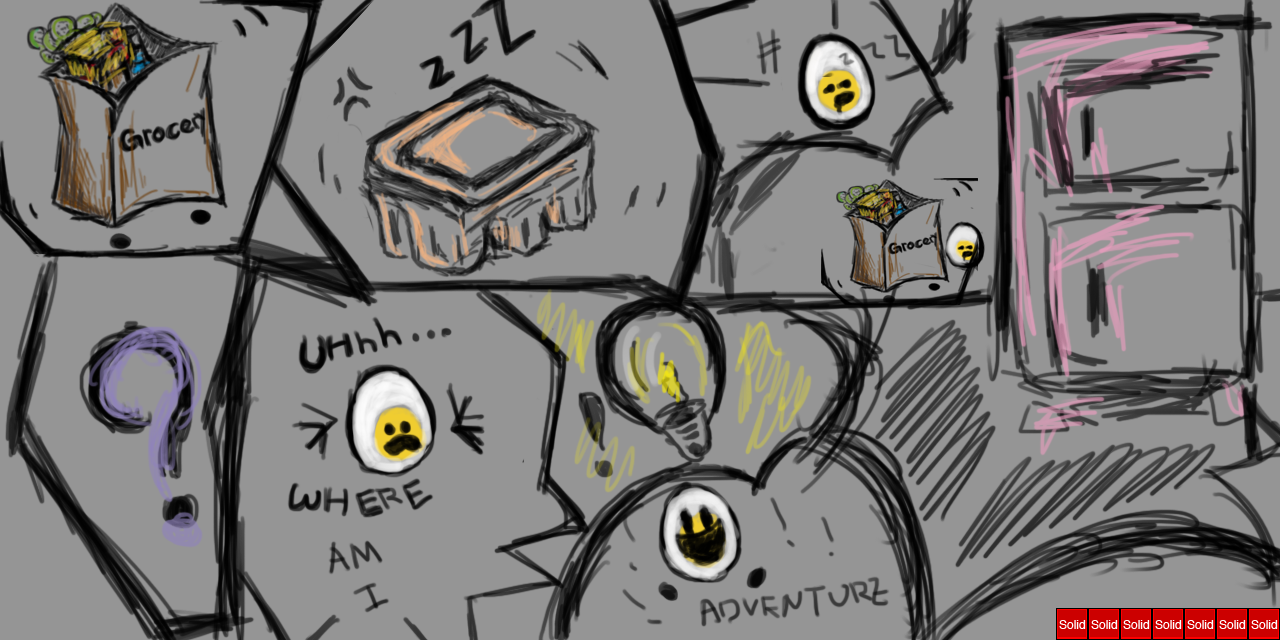

Rendered tile map (Tiled .tmx) drawn with the repository's tilesets; below, a short description and the map source with its tile grids summarised:
An orthogonal 40x20 tile map with 32x32 px tiles, 1 tile layer (Collision), 1 image layer and 4 objects (3x OneClickEntity, Eggy).

<map version="1.0" orientation="orthogonal" width="40" height="20" tilewidth="32" tileheight="32">
 <tileset firstgid="1" name="metatiles32x32" tilewidth="32" tileheight="32">
  <image source="../img/map/metatiles32x32.png" width="160" height="32" />
  <tile id="0">
   <properties>
    <property name="type" value="solid" />
   </properties>
  </tile>
 </tileset>
 <imagelayer name="Background" width="40" height="20">
  <image source="../img/backgrounds/comic_strip1.png" />
 </imagelayer>
 <layer name="Collision" width="40" height="20">
  <data>[800 cells, 7 non-empty, 1 distinct tile ids]</data>
 </layer>
 <objectgroup name="Player" width="40" height="20">
  <object name="Eggy" x="1088" y="576" width="32" height="32" />
  <object name="OneClickEntity" x="1248" y="576" width="32" height="32">
   <properties>
    <property name="befType" value="flip" />
    <property name="image" value="blank" />
    <property name="notClickable" value="true" />
   </properties>
  </object>
  <object name="OneClickEntity" x="1088" y="512" width="160" height="96">
   <properties>
    <property name="aftType" value="area01" />
    <property name="befCol" value="-1,-1,0,70" />
    <property name="befType" value="null" />
    <property name="image" value="continueButton" />
   </properties>
  </object>
  <object name="OneClickEntity" x="1056" y="576" width="32" height="32">
   <properties>
    <property name="befType" value="flip" />
    <property name="image" value="blank" />
    <property name="notClickable" value="true" />
   </properties>
  </object>
 </objectgroup>
</map>
